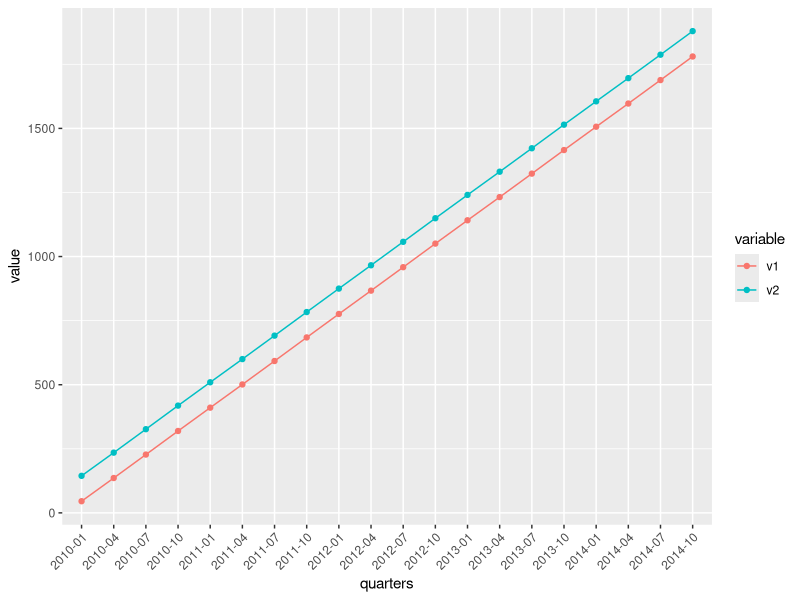

Source code (R):
library(data.table)
library(plyr)
library(reshape2)
library(scales)
library(ggplot2)

## create a sequence of dates
dateseq = seq(ISOdate(2010,1,1), ISOdate(2014,12,31), by="day")

## create a sequence of values
firstval = seq(1, length(dateseq), by = 1)

## create another sequence of values
secondval = seq(100, length.out = length(firstval), by = 1)

## tie together
dt = data.table(cbind(as.character(as.Date(dateseq)), firstval, secondval))

## cut according to quarters
dt$quarters = cut(as.Date(dt$V1), breaks = "quarter")

## summarize by quarter
vals = ddply(dt, ~quarters, summarise, v1 = mean(as.numeric(firstval)), v2 = mean(as.numeric(secondval)))

## plot
## melt first
melted = melt(vals, id.vars="quarters")
## trim up the dates, dropping the day value
melted$quarters = substr(melted$quarters, 1, 7)
ggplot(melted, aes(x=quarters, y = value, group = variable)) + geom_point(aes(color = variable)) +
        geom_line(aes(color = variable)) +
        theme(axis.text.x = element_text(angle = 45, hjust = 1))

